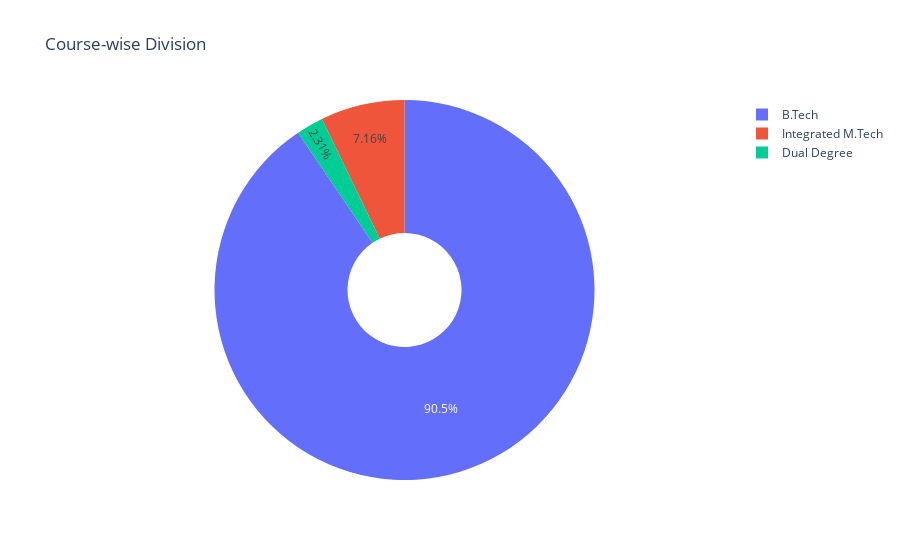

Here is the notebook cell this chart was saved with:
### Code cell
px.pie(r,names='Course',values='Count',title='Course-wise Division',hole=0.3)

### Figure 1 — Plotly figure (JSON) as saved in the notebook; plotly's stock layout.template omitted (floating-point values rounded to 4 significant figures)
{"data": [{"domain": {"x": [0, 1], "y": [0, 1]}, "hole": 0.3, "hovertemplate": "Course=%{label}<br>Count=%{value}<extra></extra>", "labels": ["B.Tech", "Dual Degree", "Integrated M.Tech"], "legendgroup": "", "name": "", "showlegend": true, "type": "pie", "values": [746, 19, 59]}], "layout": {"legend": {"tracegroupgap": 0}, "title": {"text": "Course-wise Division"}}}
